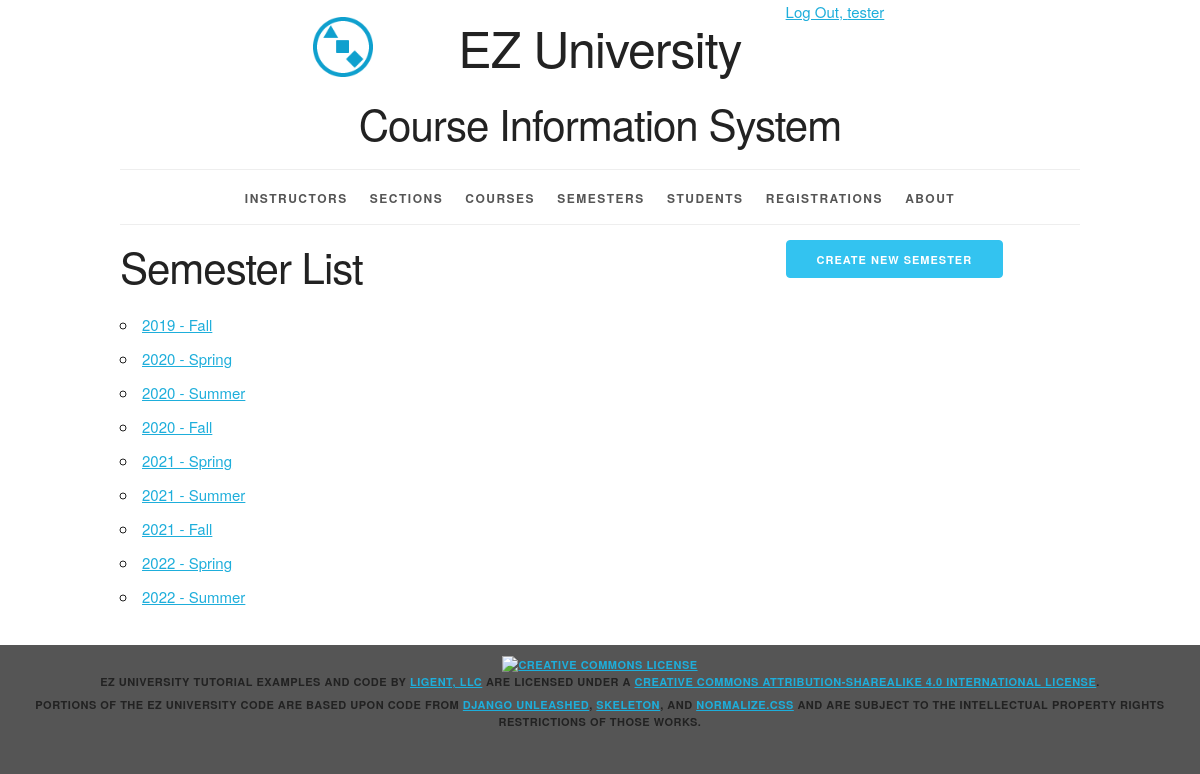
Screenshot of /semester/ (signed in) with the database file from the repository.
### courseinfo/models.py (models this page shows, shortened)
class Semester(models.Model):
    semester_id = models.AutoField(primary_key=True)
    year = models.ForeignKey(Year, related_name='semesters', on_delete=models.PROTECT)
    period = models.ForeignKey(Period, related_name='semesters', on_delete=models.PROTECT)
    def __str__(self):
        return f'{self.year.year} - {self.period.period_name}'
    def get_absolute_url(self):
        return reverse('courseinfo_semester_detail_urlpattern', kwargs={'pk': self.pk})
    class Meta:
        ordering = ['year__year', 'period__period_sequence']
        constraints = [UniqueConstraint(fields=['year', 'period'], name='unique semester')]

class Year(models.Model):
    year_id = models.AutoField(primary_key=True)
    year = models.IntegerField(unique=True)
    class Meta:
        ordering = ['year']

class Period(models.Model):
    period_id = models.AutoField(primary_key=True)
    period_sequence = models.IntegerField(unique=True)
    period_name = models.CharField(max_length=45, unique=True)
    class Meta:
        ordering = ['period_sequence']

### courseinfo/views.py (the view)
# urls.py: path('semester/', SemesterList.as_view(), name='courseinfo_semester_list_urlpattern'),
class SemesterList(LoginRequiredMixin, PermissionRequiredMixin, ListView):
    model = Semester
    permission_required = 'courseinfo.view_semester'

### courseinfo/templates/courseinfo/semester_list.html (shortened to what this page needs)
{% extends 'courseinfo/base.html' %}
{% block create_button %}
    {% if perms.courseinfo.add_semester %}
        <a
                href="{% url 'courseinfo_semester_create_urlpattern' %}"
                class="button button-primary">
            Create New Semester</a>
    {% endif %}
{% endblock %}
{% block org_content %}
    <h2>Semester List</h2>
    <ul>
        {% for semester in semester_list %}
            <li>
                <a href="{{ semester.get_absolute_url }}">
                    {{ semester }}</a>
            </li>
        {% empty %}
            <li><em>There are currently no semesters available.</em></li>
        {% endfor %}
    </ul>
{% endblock %}

### courseinfo/templates/courseinfo/base.html (shortened to what this page needs)
{% load static %}
<!DOCTYPE html>
<html lang="en">
<head>
    <link rel="stylesheet" type="text/css"
          href="{% static 'coursinfo/normalize.css' %}">
    <link rel="stylesheet" type="text/css"
          href="{% static 'courseinfo/skeleton.css' %}">
    <link rel="stylesheet" type="text/css"
          href="{% static 'courseinfo/style.css' %}">
</head>
<body>
<div class="container">
    <div class="status row">
        <div class="offset-by-eight four columns">
            <ul class="inline">
                {% if user.is_authenticated %}
                    <li><a href="{% url 'logout_urlpattern' %}">
                        Log Out, {{ user.get_username }}</a></li>
                {% else %}
                    <li><a href="{% url 'login_urlpattern' %}">
                        Log In</a></li>
                {% endif %}
            </ul>
        </div>
    </div>
    <header class="row">
        <div class="offset-by-one ten columns">
            <h1 class="logo">EZ University</h1>
            <h2>Course Information System</h2>
        </div>
    </header>
    <nav>
        <ul>
            {% if perms.courseinfo.view_instructor %}
                <li>
                    <a href="{% url 'courseinfo_instructor_list_urlpattern' %}">
                        Instructors</a></li>
            {% endif %}
            {% if perms.courseinfo.view_section %}
                <li>
                    <a href="{% url 'courseinfo_section_list_urlpattern' %}">
                        Sections</a></li>
            {% endif %}
            {% if perms.courseinfo.view_course %}
                <li>
                    <a href="{% url 'courseinfo_course_list_urlpattern' %}">
                        Courses</a></li>
            {% endif %}
            {% if perms.courseinfo.view_semester %}
                <li>
                    <a href="{% url 'courseinfo_semester_list_urlpattern' %}">
                        Semesters</a></li>
            {% endif %}
            {% if perms.courseinfo.view_student %}
                <li>
                    <a href="{% url 'courseinfo_student_list_urlpattern' %}">
                        Students</a></li>
            {% endif %}
            {% if perms.courseinfo.view_registration %}
                <li>
                    <a href="{% url 'courseinfo_registration_list_urlpattern' %}">
                        Registrations</a></li>
            {% endif %}
            <li>
                <a href="{% url 'about_urlpattern' %}">
                    About</a></li>
        </ul>
    </nav>
    <main>
        {% block content %}
            <div class="row">
                <section class="eight columns">
                    {% block org_content %}{% endblock %}
                </section>
                <section class="desktop four columns">
                    {% block create_button %}{% endblock %}
                </section>
            </div>
        {% endblock %}
    </main>
</div>
<footer>
    <p>
        <a rel="license" href="http://creativecommons.org/licenses/by-sa/4.0/">
            <img alt="Creative Commons License" style="border-width:0"
                 src="https://i.creativecommons.org/l/by-sa/4.0/88x31.png"/>
        </a><br/><span property="dct:title">EZ University Tutorial Examples and Code</span>
        by
        <a href="https://www.ligent.net" property="cc:attributionName"
           rel="cc:attributionURL">Ligent, LLC</a> are licensed under a
        <a rel="license" href="http://creativecommons.org/licenses/by-sa/4.0/">Creative Commons Attribution-ShareAlike
            4.0 International License</a>.
    </p>
    <p>Portions of the EZ University code are based upon code from
        <a href="https://django-unleashed.com">Django Unleashed</a>,
        <a href="http://getskeleton.com/">Skeleton</a>, and
        <a href="https://necolas.github.io/normalize.css/">Normalize.css</a> and
        are subject to the intellectual property rights restrictions of those works.
    </p>
</footer>
</body>
</html>

### courseinfo/static/courseinfo/skeleton.css (style rules this page uses)
.container { position: relative; width: 100%; max-width: 960px; margin: 0 auto; padding: 0 20px; box-sizing: border-box; }
.column, .columns { width: 100%; float: left; box-sizing: border-box; }
@media (min-width: 400px) { .container { width: 85%; padding: 0; } }
@media (min-width: 550px) { .container { width: 80%; } }
@media (min-width: 550px) { .column, .columns { margin-left: 4%; } }
@media (min-width: 550px) { .column:first-child, .columns:first-child { margin-left: 0; } }
@media (min-width: 550px) { .four.columns { width: 30.6666666667%; } }
@media (min-width: 550px) { .eight.columns { width: 65.3333333333%; } }
@media (min-width: 550px) { .ten.columns { width: 82.6666666667%; } }
@media (min-width: 550px) { .offset-by-one.column, .offset-by-one.columns { margin-left: 8.66666666667%; } }
@media (min-width: 550px) { .offset-by-eight.column, .offset-by-eight.columns { margin-left: 69.3333333333%; } }
html { font-size: 62.5%; }
body { font-size: 1.5em; line-height: 1.6; font-weight: 400; font-family: "Raleway", "HelveticaNeue", "Helvetica Neue", Helvetica, Arial, sans-serif; color: #222; }
h1, h2, h3, h4, h5, h6 { margin-top: 0; margin-bottom: 2rem; font-weight: 300; }
h1 { font-size: 4.0rem; line-height: 1.2; letter-spacing: -.1rem; }
h2 { font-size: 3.6rem; line-height: 1.25; letter-spacing: -.1rem; }
@media (min-width: 550px) { h1 { font-size: 5.0rem; } }
@media (min-width: 550px) { h2 { font-size: 4.2rem; } }
p { margin-top: 0; }
a { color: #1EAEDB; }
.button, button, input[type="submit"], input[type="reset"], input[type="button"] { display: inline-block; height: 38px; padding: 0 30px; color: #555; text-align: center; font-size: 11px; font-weight: 600; line-height: 38px; letter-spacing: .1rem; text-transform: uppercase; text-decoration: none; white-space: nowrap; background-color: transparent; border-radius: 4px; border: 1px solid #bbb; cursor: pointer; box-sizing: border-box; }
.button.button-primary, button.button-primary, input[type="submit"].button-primary, input[type="reset"].button-primary, input[type="button"].button-primary { color: #FFF; background-color: #33C3F0; border-color: #33C3F0; }
ul { list-style: circle inside; }
ol, ul { padding-left: 0; margin-top: 0; }
li { margin-bottom: 1rem; }
button, .button { margin-bottom: 1rem; }
pre, blockquote, dl, figure, table, p, ul, ol, form { margin-bottom: 2.5rem; }
.container:after, .row:after, .u-cf { content: ""; display: table; clear: both; }

### courseinfo/static/courseinfo/style.css (style rules this page uses)
.desktop { display: none; }
@media (min-width: 550px) { .desktop { display: block; } }
html { height: 100%; background-color: #555; }
body { background-color: white; }
body>div>header { text-align: center;; }
header h1 { display: inline-block; font-weight: normal; font-style: normal; width: 100%; margin-top: 0; padding-top: 0; }
.logo { padding-top: 50px; background-image: url("/static/courseinfo/logo.png"); background-size: 50px; background-repeat: no-repeat; background-position: top; }
@media (min-width: 750px) { .logo { padding-top: 0; background-size: contain; background-position: 0% 0%; } }
@media (min-width: 1000px) { .logo { background-position: 10% 0%; } }
@media (min-width: 1200px) { .logo { background-position: 15% 0%; } }
nav { border-top: 1px solid #eee; width: 100%; border-bottom: 1px solid #eee; margin: 0 0 1em; padding: 0; }
nav ul { margin: 0; padding: 1em 0; list-style-type: none; text-align: center; }
nav ul li { display: inline; padding: 0; margin: 0 0.25em; font-weight: 600; text-transform: uppercase; text-align: center; font-size: 1rem; letter-spacing: .10rem; }
@media (min-width: 400px) { nav ul li { letter-spacing: .15rem; font-size: 1.2rem; margin: 0 0.5em; } }
@media (min-width: 550px) { nav ul li { margin: 0 0.75em; } }
nav ul li a { color: #555; text-decoration: none; background-color: transparent; cursor: pointer; }
.inline { list-style-type: none; padding: 0; margin: 0 0 -0.5em; }
.inline li { display: inline; }
body>footer { width: 100%; background-color: #555; font-size: 1.1rem; letter-spacing: .05rem; font-weight: 600; text-transform: uppercase; text-align: center; padding: 1em 0; margin: 1em 0; }
body>footer p { margin-bottom: 0.5rem; }

### rows the page displays
Semester: year+period "2019 - Fall"
Semester: year+period "2020 - Spring"
Semester: year+period "2020 - Summer"
Semester: year+period "2020 - Fall"
Semester: year+period "2021 - Spring"
Semester: year+period "2021 - Summer"
Semester: year+period "2021 - Fall"
Semester: year+period "2022 - Spring"
Semester: year+period "2022 - Summer"

### other values shown
{{ user.get_username }} "tester"
